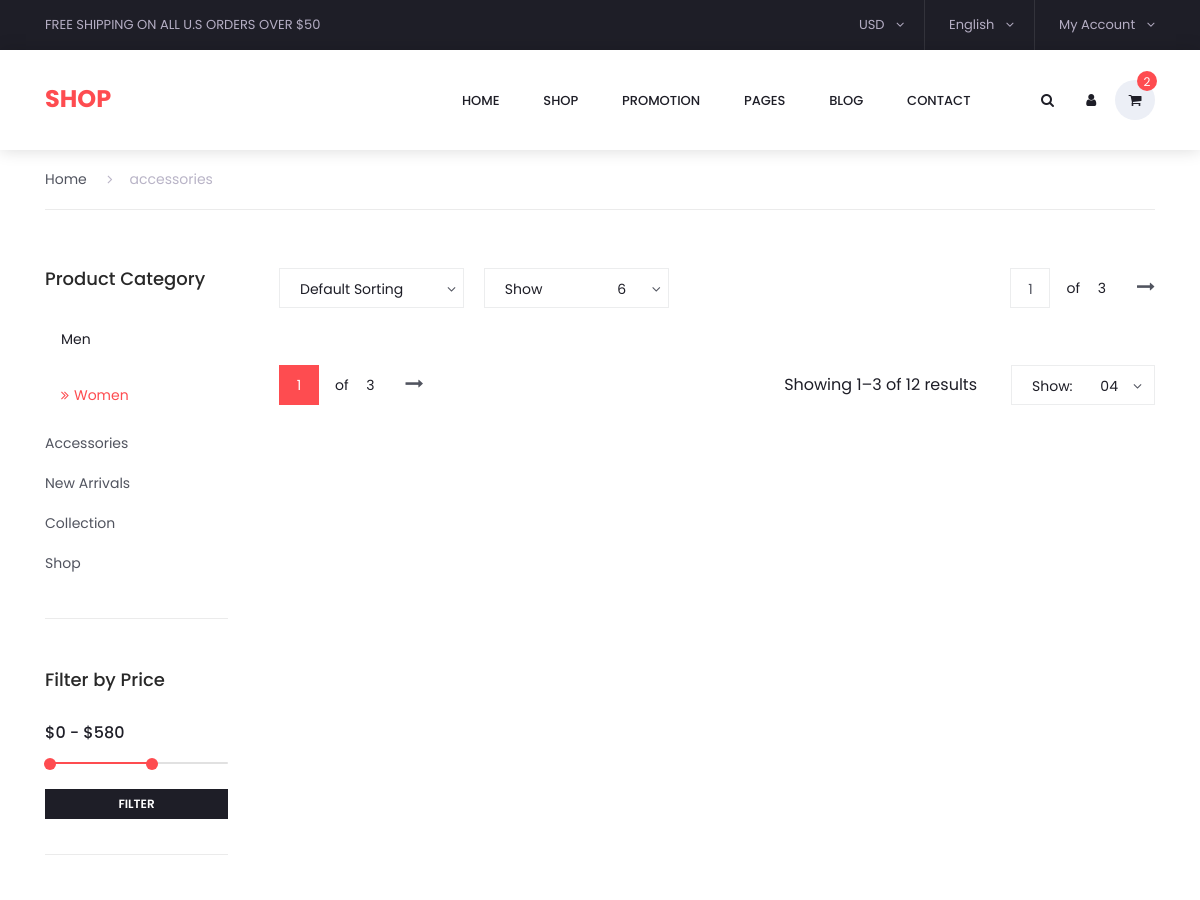
The page /categories/3 (upper part) on the database as committed earlier.
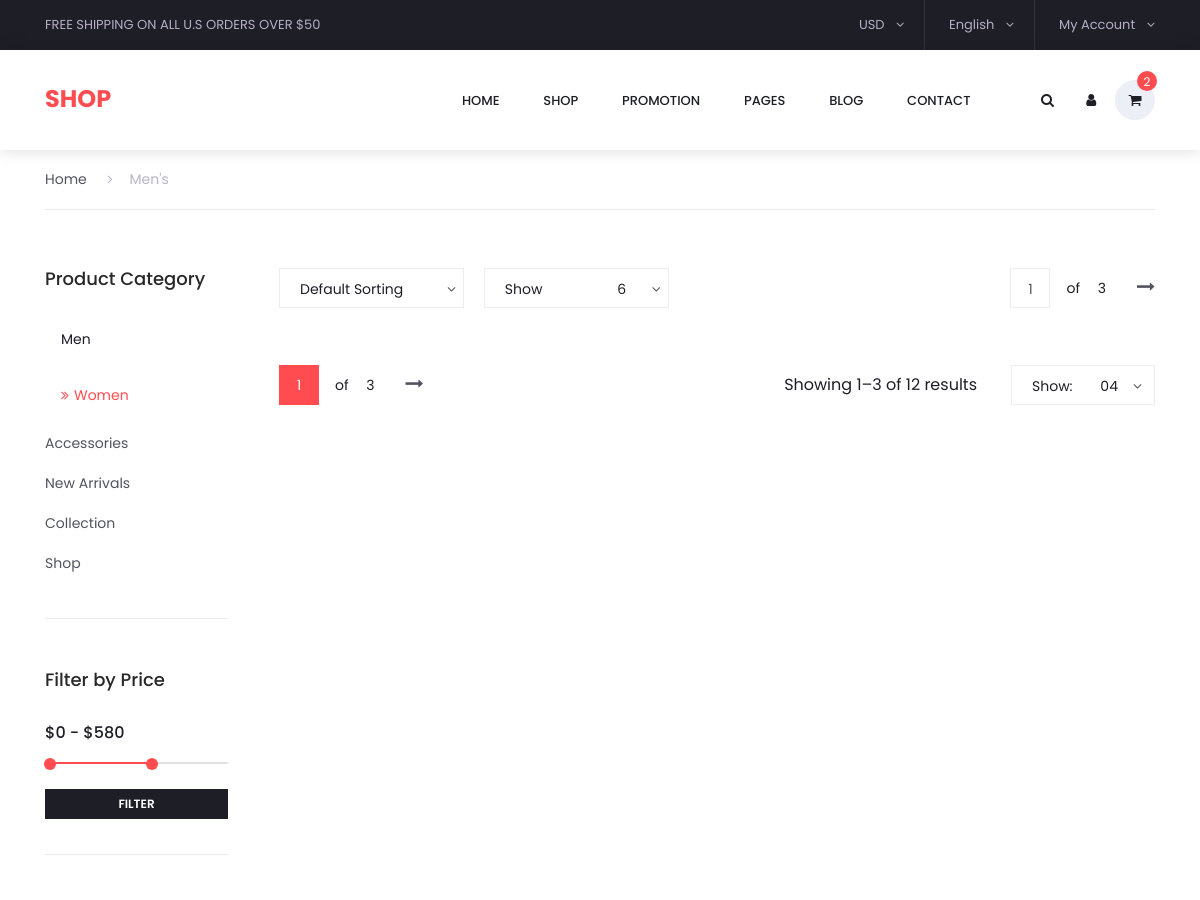
The same page on the database as committed later.
### Shop/models.py (models this page shows)
class Categorie(models.Model):
    nom_cat = models.CharField(max_length=20)
    image_cat = models.FileField()
    created_at = models.DateTimeField(auto_now_add=True)
    updated_at = models.DateTimeField(auto_now=True)
    is_deleted = models.BooleanField(default=False)
    def __str__(self):
        return self.nom_cat

### SiteWeb/views.py (the view)
# urls.py: path('categories/<int:categorie_id>',views.categorie_get_id, name = "categories"),
def categorie_get_id(request, categorie_id):
    try:
        categorie_ids = Categorie.objects.get(id=categorie_id)
        return render(request,'colorshop_master/categories.html', locals())
    except:
        data={
            "error": "pas trouver!"
        }
        return redirect("/", data)

### colorshop_master/context_processors.py (called while the page is built)
def global_Site_info(request):
    site = Site.objects.first()
    return {
       "site": site,
    }

### SiteWeb/templates/colorshop_master/categories.html (shortened to what the changed rows need)
{% load static %}
<!DOCTYPE html>
<html lang="en">
<head>
<link rel="stylesheet" type="text/css" href="{% static 'colorshop_master/styles/bootstrap4/bootstrap.min.css' %}">
<link href="{% static 'colorshop_master/plugins/font-awesome-4.7.0/css/font-awesome.min.css' %}" rel="stylesheet" type="text/css">
<link rel="stylesheet" type="text/css" href="{% static 'colorshop_master/plugins/OwlCarousel2-2.2.1/owl.carousel.css' %}">
<link rel="stylesheet" type="text/css" href="{% static 'colorshop_master/plugins/OwlCarousel2-2.2.1/owl.theme.default.css' %}">
<link rel="stylesheet" type="text/css" href="{% static 'colorshop_master/plugins/OwlCarousel2-2.2.1/animate.css' %}">
<link rel="stylesheet" type="text/css" href="{% static 'colorshop_master/plugins/jquery-ui-1.12.1.custom/jquery-ui.css' %}">
<link rel="stylesheet" type="text/css" href="{% static 'colorshop_master/styles/categories_styles.css' %}">
<link rel="stylesheet" type="text/css" href="{% static 'colorshop_master/styles/categories_responsive.css' %}">
</head>
<body>
<div class="super_container">
	<div class="container product_section_container">
		<div class="row">
			<div class="col product_section clearfix">
				<div class="breadcrumbs d-flex flex-row align-items-center">
					<ul>
						<li class="active"><a href="index.html"><i class="fa fa-angle-right" aria-hidden="true"></i>{{ categorie_ids }}</a></li>
					</ul>
				</div>
			</div>
		</div>
	</div>
</div>
</body>
</html>

Rows that differ between the two databases and show on the page:
changed Categorie: nom_cat "accessories" → "Men's"
